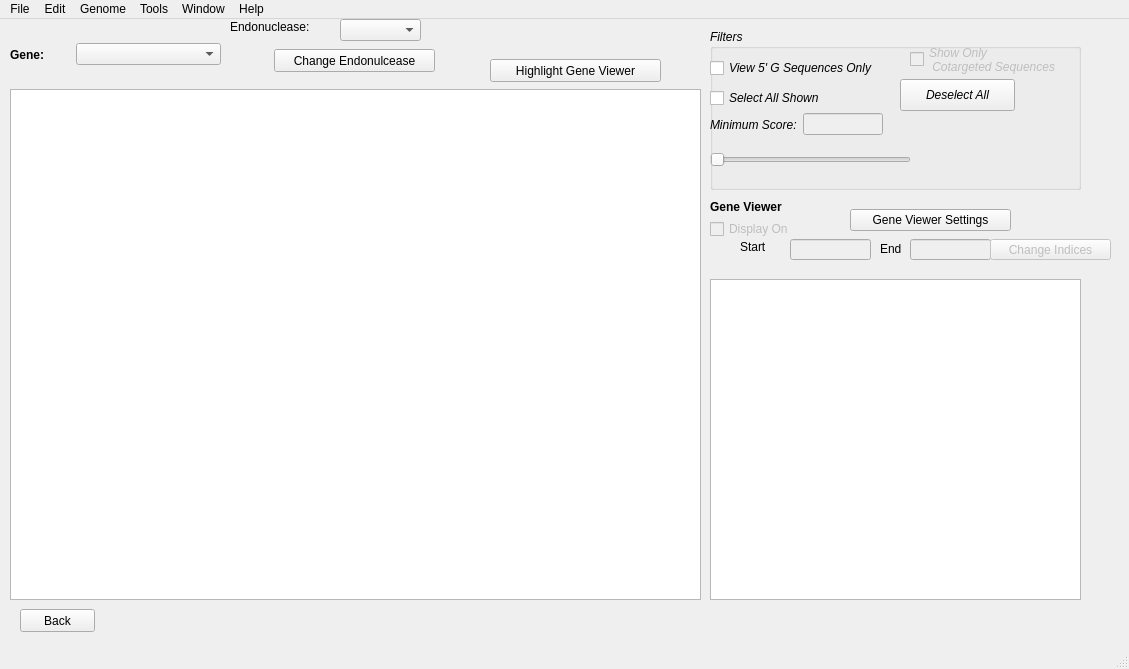
<?xml version="1.0" encoding="UTF-8"?>
<ui version="4.0">
 <class>MainWindow</class>
 <widget class="QMainWindow" name="MainWindow">
  <property name="geometry">
   <rect>
    <x>0</x>
    <y>0</y>
    <width>1129</width>
    <height>669</height>
   </rect>
  </property>
  <property name="windowTitle">
   <string>MainWindow</string>
  </property>
  <widget class="QWidget" name="centralwidget">
   <widget class="QTextEdit" name="geneViewer">
    <property name="geometry">
     <rect>
      <x>710</x>
      <y>260</y>
      <width>371</width>
      <height>321</height>
     </rect>
    </property>
   </widget>
   <widget class="QLabel" name="geneviewerLabel">
    <property name="geometry">
     <rect>
      <x>710</x>
      <y>180</y>
      <width>101</width>
      <height>16</height>
     </rect>
    </property>
    <property name="font">
     <font>
      <weight>75</weight>
      <bold>true</bold>
     </font>
    </property>
    <property name="text">
     <string>Gene Viewer</string>
    </property>
   </widget>
   <widget class="QLineEdit" name="lineEditStart">
    <property name="enabled">
     <bool>false</bool>
    </property>
    <property name="geometry">
     <rect>
      <x>790</x>
      <y>220</y>
      <width>81</width>
      <height>21</height>
     </rect>
    </property>
   </widget>
   <widget class="QLineEdit" name="lineEditEnd">
    <property name="enabled">
     <bool>false</bool>
    </property>
    <property name="geometry">
     <rect>
      <x>910</x>
      <y>220</y>
      <width>81</width>
      <height>21</height>
     </rect>
    </property>
   </widget>
   <widget class="QLabel" name="startlabel">
    <property name="geometry">
     <rect>
      <x>740</x>
      <y>220</y>
      <width>41</width>
      <height>16</height>
     </rect>
    </property>
    <property name="text">
     <string>Start</string>
    </property>
   </widget>
   <widget class="QLabel" name="endLabel">
    <property name="geometry">
     <rect>
      <x>880</x>
      <y>220</y>
      <width>31</width>
      <height>20</height>
     </rect>
    </property>
    <property name="text">
     <string>End</string>
    </property>
   </widget>
   <widget class="QWidget" name="horizontalLayoutWidget_2">
    <property name="geometry">
     <rect>
      <x>10</x>
      <y>10</y>
      <width>211</width>
      <height>51</height>
     </rect>
    </property>
    <layout class="QHBoxLayout" name="horizontalLayout_2">
     <item>
      <widget class="QLabel" name="geneLabel">
       <property name="maximumSize">
        <size>
         <width>60</width>
         <height>16777215</height>
        </size>
       </property>
       <property name="font">
        <font>
         <weight>75</weight>
         <bold>true</bold>
        </font>
       </property>
       <property name="text">
        <string>Gene:</string>
       </property>
      </widget>
     </item>
     <item>
      <widget class="QComboBox" name="comboBoxGene"/>
     </item>
    </layout>
   </widget>
   <widget class="QTableWidget" name="targetTable">
    <property name="geometry">
     <rect>
      <x>10</x>
      <y>70</y>
      <width>691</width>
      <height>511</height>
     </rect>
    </property>
    <property name="verticalScrollMode">
     <enum>QAbstractItemView::ScrollPerPixel</enum>
    </property>
    <property name="horizontalScrollMode">
     <enum>QAbstractItemView::ScrollPerPixel</enum>
    </property>
   </widget>
   <widget class="QGroupBox" name="groupBox">
    <property name="geometry">
     <rect>
      <x>710</x>
      <y>10</y>
      <width>371</width>
      <height>161</height>
     </rect>
    </property>
    <property name="font">
     <font>
      <italic>true</italic>
     </font>
    </property>
    <property name="title">
     <string>Filters</string>
    </property>
    <widget class="QCheckBox" name="fivegseqCheckBox">
     <property name="geometry">
      <rect>
       <x>0</x>
       <y>30</y>
       <width>201</width>
       <height>18</height>
      </rect>
     </property>
     <property name="text">
      <string>View 5' G Sequences Only</string>
     </property>
    </widget>
    <widget class="QCheckBox" name="checkBoxSelectAll">
     <property name="geometry">
      <rect>
       <x>0</x>
       <y>60</y>
       <width>141</width>
       <height>18</height>
      </rect>
     </property>
     <property name="text">
      <string>Select All Shown</string>
     </property>
    </widget>
    <widget class="QPushButton" name="pushButton_Deselect_All">
     <property name="geometry">
      <rect>
       <x>190</x>
       <y>50</y>
       <width>115</width>
       <height>32</height>
      </rect>
     </property>
     <property name="text">
      <string>Deselect All</string>
     </property>
    </widget>
    <widget class="QWidget" name="horizontalLayoutWidget">
     <property name="geometry">
      <rect>
       <x>0</x>
       <y>80</y>
       <width>173</width>
       <height>31</height>
      </rect>
     </property>
     <layout class="QHBoxLayout" name="horizontalLayout">
      <item>
       <widget class="QLabel" name="label_12">
        <property name="text">
         <string>Minimum Score:</string>
        </property>
       </widget>
      </item>
      <item>
       <widget class="QLineEdit" name="minScoreLine">
        <property name="enabled">
         <bool>false</bool>
        </property>
       </widget>
      </item>
     </layout>
    </widget>
    <widget class="QSlider" name="scoreSlider">
     <property name="geometry">
      <rect>
       <x>0</x>
       <y>120</y>
       <width>201</width>
       <height>22</height>
      </rect>
     </property>
     <property name="orientation">
      <enum>Qt::Horizontal</enum>
     </property>
    </widget>
    <widget class="QCheckBox" name="cotarget_checkbox">
     <property name="enabled">
      <bool>false</bool>
     </property>
     <property name="geometry">
      <rect>
       <x>200</x>
       <y>10</y>
       <width>171</width>
       <height>41</height>
      </rect>
     </property>
     <property name="text">
      <string>Show Only 
 Cotargeted Sequences</string>
     </property>
    </widget>
   </widget>
   <widget class="QCheckBox" name="displayGeneViewer">
    <property name="enabled">
     <bool>false</bool>
    </property>
    <property name="geometry">
     <rect>
      <x>710</x>
      <y>200</y>
      <width>101</width>
      <height>20</height>
     </rect>
    </property>
    <property name="text">
     <string>Display On</string>
    </property>
   </widget>
   <widget class="QPushButton" name="back_button">
    <property name="geometry">
     <rect>
      <x>20</x>
      <y>590</y>
      <width>75</width>
      <height>23</height>
     </rect>
    </property>
    <property name="text">
     <string>Back</string>
    </property>
   </widget>
   <widget class="QComboBox" name="endonucleaseBox">
    <property name="geometry">
     <rect>
      <x>340</x>
      <y>0</y>
      <width>81</width>
      <height>22</height>
     </rect>
    </property>
   </widget>
   <widget class="QLabel" name="endoLabel">
    <property name="geometry">
     <rect>
      <x>230</x>
      <y>0</y>
      <width>101</width>
      <height>16</height>
     </rect>
    </property>
    <property name="text">
     <string>Endonuclease:</string>
    </property>
   </widget>
   <widget class="QPushButton" name="changeEndoButton">
    <property name="geometry">
     <rect>
      <x>274</x>
      <y>30</y>
      <width>161</width>
      <height>23</height>
     </rect>
    </property>
    <property name="text">
     <string>Change Endonulcease</string>
    </property>
   </widget>
   <widget class="QPushButton" name="highlight_gene_viewer_button">
    <property name="geometry">
     <rect>
      <x>490</x>
      <y>40</y>
      <width>171</width>
      <height>23</height>
     </rect>
    </property>
    <property name="toolTip">
     <string>&lt;html&gt;&lt;head/&gt;&lt;body&gt;&lt;p&gt;This button will highlight the sequences in the Gene Viewer that match the sequences checked in the table&lt;/p&gt;&lt;/body&gt;&lt;/html&gt;</string>
    </property>
    <property name="text">
     <string>Highlight Gene Viewer</string>
    </property>
   </widget>
   <widget class="QPushButton" name="change_start_end_button">
    <property name="enabled">
     <bool>false</bool>
    </property>
    <property name="geometry">
     <rect>
      <x>990</x>
      <y>220</y>
      <width>121</width>
      <height>21</height>
     </rect>
    </property>
    <property name="toolTip">
     <string>&lt;html&gt;&lt;head/&gt;&lt;body&gt;&lt;p&gt;This button changes the start and end indicies of the Gene Viewer sequence&lt;/p&gt;&lt;/body&gt;&lt;/html&gt;</string>
    </property>
    <property name="text">
     <string>Change Indices</string>
    </property>
   </widget>
   <widget class="QPushButton" name="gene_viewer_settings_button">
    <property name="geometry">
     <rect>
      <x>850</x>
      <y>190</y>
      <width>161</width>
      <height>22</height>
     </rect>
    </property>
    <property name="text">
     <string>Gene Viewer Settings</string>
    </property>
   </widget>
  </widget>
  <widget class="QMenuBar" name="menubar">
   <property name="geometry">
    <rect>
     <x>0</x>
     <y>0</y>
     <width>1129</width>
     <height>22</height>
    </rect>
   </property>
   <widget class="QMenu" name="menuFile">
    <property name="title">
     <string>File</string>
    </property>
    <addaction name="actionNew"/>
    <addaction name="actionOpen"/>
    <addaction name="actionOpen_Recent"/>
    <addaction name="actionSave"/>
    <addaction name="actionReset"/>
   </widget>
   <widget class="QMenu" name="menuEdit">
    <property name="title">
     <string>Edit</string>
    </property>
   </widget>
   <widget class="QMenu" name="menuGenome">
    <property name="title">
     <string>Genome</string>
    </property>
   </widget>
   <widget class="QMenu" name="menuTools">
    <property name="title">
     <string>Tools</string>
    </property>
    <widget class="QMenu" name="menuExport">
     <property name="title">
      <string>Export</string>
     </property>
     <addaction name="actionTo_CSV"/>
    </widget>
    <addaction name="actionScore_Settings"/>
    <addaction name="actionDesign_Repair_Oligos"/>
    <addaction name="actionOff_Target_Analysis"/>
    <addaction name="actionCoTargeting"/>
    <addaction name="menuExport"/>
   </widget>
   <widget class="QMenu" name="menuWindow">
    <property name="title">
     <string>Window</string>
    </property>
   </widget>
   <widget class="QMenu" name="menuHelp">
    <property name="title">
     <string>Help</string>
    </property>
    <addaction name="actionDocumentation"/>
   </widget>
   <addaction name="menuFile"/>
   <addaction name="menuEdit"/>
   <addaction name="menuGenome"/>
   <addaction name="menuTools"/>
   <addaction name="menuWindow"/>
   <addaction name="menuHelp"/>
  </widget>
  <widget class="QStatusBar" name="statusbar"/>
  <action name="actionScore_Settings">
   <property name="text">
    <string>Score Settings</string>
   </property>
  </action>
  <action name="actionDesign_Repair_Oligos">
   <property name="text">
    <string>Design Repair Oligos...</string>
   </property>
  </action>
  <action name="actionOff_Target_Analysis">
   <property name="text">
    <string>Off-Target Analysis</string>
   </property>
  </action>
  <action name="actionNew">
   <property name="text">
    <string>New</string>
   </property>
  </action>
  <action name="actionOpen">
   <property name="text">
    <string>Open</string>
   </property>
  </action>
  <action name="actionOpen_Recent">
   <property name="text">
    <string>Open Recent</string>
   </property>
  </action>
  <action name="actionSave">
   <property name="text">
    <string>Save</string>
   </property>
  </action>
  <action name="actionReset">
   <property name="text">
    <string>Reset</string>
   </property>
  </action>
  <action name="actionDocumentation">
   <property name="text">
    <string>Documentation..</string>
   </property>
  </action>
  <action name="actionExport">
   <property name="text">
    <string>Export</string>
   </property>
  </action>
  <action name="actionCoTargeting">
   <property name="text">
    <string>Cotargeting</string>
   </property>
  </action>
  <action name="actionTo_CSV">
   <property name="text">
    <string>To CSV</string>
   </property>
  </action>
 </widget>
 <resources/>
 <connections/>
</ui>
